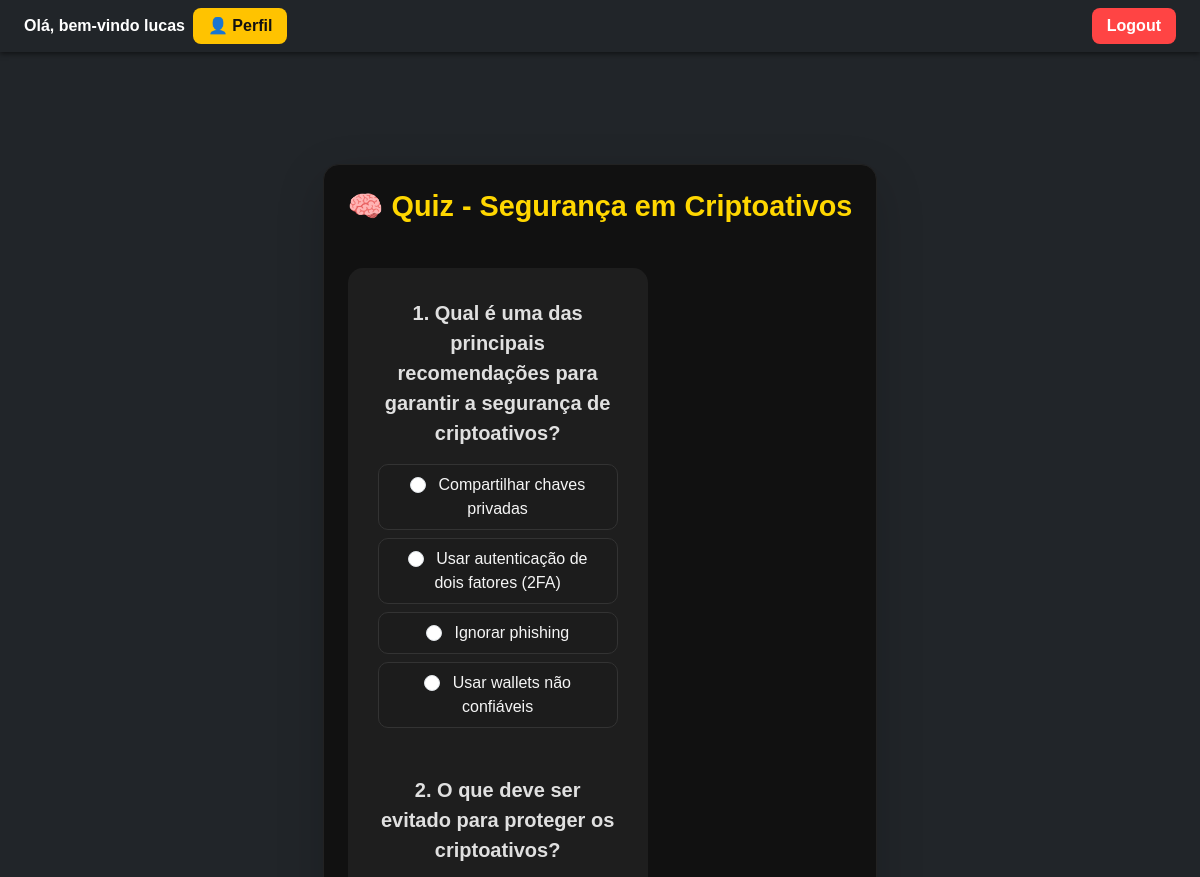
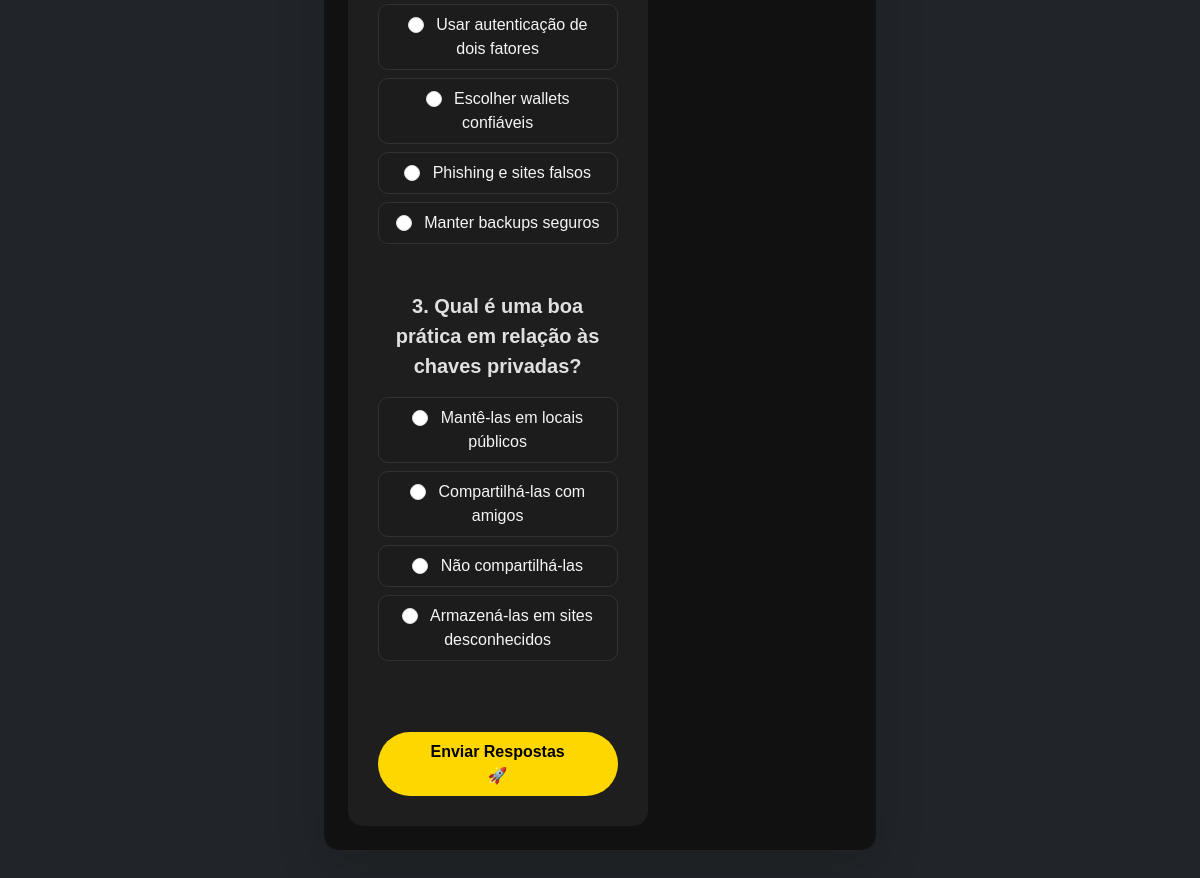
The page /quiz/39 (signed in) on the database its author committed (2 pictures, top to bottom).
### tables this page shows
CREATE TABLE usuarios (
    id INTEGER PRIMARY KEY AUTOINCREMENT,
        nome TEXT NOT NULL,
            email TEXT UNIQUE NOT NULL,
                senha TEXT NOT NULL
                , is_admin INTEGER DEFAULT 0);

CREATE TABLE trilhas (
    id INTEGER PRIMARY KEY AUTOINCREMENT,
        titulo TEXT NOT NULL,
            descricao TEXT NOT NULL
            , nivel TEXT DEFAULT 'Iniciante');

CREATE TABLE quizzes (    id INTEGER PRIMARY KEY AUTOINCREMENT,    conteudo_id INTEGER NOT NULL,    pergunta TEXT NOT NULL,    alternativas TEXT NOT NULL,    resposta_correta TEXT NOT NULL, gerado_por_ia INTEGER DEFAULT 0,    FOREIGN KEY (conteudo_id) REFERENCES conteudos(id));

### app.py (the view, shortened to what this page needs)
@app.route("/quiz/<int:conteudo_id>", methods=["GET","POST"])
def quiz(conteudo_id):
    if "usuario_id" not in session:
        return redirect(url_for("login"))
    conn = get_db_connection()
    quiz_rows = conn.execute(
        "SELECT * FROM quizzes WHERE conteudo_id=?",
        (conteudo_id,)
    ).fetchall()
    trilha = conn.execute(
        "SELECT t.* FROM trilhas t JOIN conteudos c ON c.trilha_id = t.id WHERE c.id = ?",
        (conteudo_id,)
    ).fetchone()
    conn.close()
    perguntas = []
    for r in quiz_rows:
        try:
            alts = json.loads(r["alternativas"])
        except:
            try:
                alts = ast.literal_eval(r["alternativas"])
            except:
                alts = []
        perguntas.append({
            "id": r["id"],
            "pergunta": r["pergunta"],
            "alternativas": alts,
            "resposta_correta": (r["resposta_correta"] or "").strip().lower()
        })
    if request.method == "GET":
        if not perguntas:
            return render_template("quiz.html",
                trilha=trilha,
                perguntas=perguntas,
                msg_no_questions=True
            )
        return render_template("quiz.html",
            trilha=trilha,
            perguntas=perguntas
        )

### app.py (called while the page is built)
def get_db_connection():
    conn = sqlite3.connect(DATABASE)
    conn.row_factory = sqlite3.Row
    return conn

@app.context_processor
def inject_user():
    usuario = None
    if "usuario_id" in session:
        conn = get_db_connection()  # sua função para conectar ao SQLite
        usuario = conn.execute("SELECT * FROM usuarios WHERE id = ?", (session["usuario_id"],)).fetchone()
        conn.close()
    return dict(usuario=usuario)

### templates/quiz.html (shortened to what this page needs)
{% extends "base.html" %}
{% block content %}
<div class="container mt-5">
    <div class="card p-4 rounded-4 shadow-lg"
         style="background-color: #111; color: #f5f5f5; border: 1px solid #222;">
        <h2 class="text-center fw-bold mb-4" style="color: #FFD700;">🧠 Quiz - {{ trilha.titulo }}</h2>
        {% if perguntas %}
            <form method="POST">
                {% for q in perguntas %}
                    <div class="mb-4">
                        <p class="fw-semibold fs-5">{{ loop.index }}. {{ q.pergunta }}</p>
                        <div class="list-group">
                            {% for alt in q.alternativas %}
                                {% set letter = ['a','b','c','d'][loop.index0] %}
                                <label class="list-group-item list-group-item-action"
                                    style="background-color: #1c1c1c; color: #f5f5f5; border: 1px solid #333; border-radius: 10px; margin-bottom: 8px; transition: all 0.2s ease;">
                                    <input class="form-check-input me-2" type="radio" name="{{ q.id }}" value="{{ letter }}" required>
                                    {{ alt }}
                                </label>
                            {% endfor %}
                        </div>
                    </div>
                {% endfor %}
                <div class="text-center mt-4">
                    <button type="submit"
                            class="btn px-5 py-2 fw-semibold rounded-pill"
                            style="background-color: #FFD700; color: #000; border: none; transition: 0.2s;">
                        Enviar Respostas 🚀
                    </button>
                </div>
            </form>
        {% endif %}
    </div>
</div>
{% endblock %}

### templates/base.html (shortened to what this page needs)
<!DOCTYPE html>
<html lang="pt-BR">
<head>
    <link href="https://cdn.jsdelivr.net/npm/bootstrap@5.3.0/dist/css/bootstrap.min.css" rel="stylesheet">
    <link rel="stylesheet" href="{{ url_for('static', filename='style.css') }}">
</head>
<body class="bg-dark text-light {% block body_class %}{% endblock %}">
    {% block top_bar %}
    <div class="top-bar bg-dark text-white d-flex justify-content-between align-items-center p-2">
        <div class="user-info ms-3 d-flex align-items-center gap-2">
            {% if session.usuario_id %}
                Olá, bem-vindo {{ usuario.nome if usuario else '' }}
                <a href="{{ url_for('perfil') }}" class="perfil-btn">👤 Perfil</a>
            {% else %}
                Olá, visitante!
            {% endif %}
        </div>
        <div class="top-bar-buttons me-3">
            {% if session.usuario_id %}
                <a href="{{ url_for('logout') }}" class="btn btn-danger btn-sm">Logout</a>
            {% else %}
                <a href="{{ url_for('login') }}" class="btn btn-outline-light btn-sm me-2">Entrar</a>
                <a href="{{ url_for('cadastro') }}" class="btn btn-warning btn-sm">Cadastrar</a>
            {% endif %}
        </div>
    </div>
    {% endblock %}
    <main class="container mt-4">
        {% block content %}{% endblock %}
    </main>
</body>
</html>

### static/style.css (style rules this page uses)
body { background-color: #121212; color: #e0e0e0; font-family: Arial, sans-serif; margin: 0; padding: 0; }
.container { display: flex; flex-direction: column; align-items: center; justify-content: flex-start; min-height: 100vh; text-align: center; padding: 20px; }
h2 { font-size: 1.8em; color: #FFD700; margin-bottom: 15px; }
p, li, span { font-size: 1em; color: #e0e0e0; }
.top-bar { display: flex; justify-content: space-between; align-items: center; background-color: #1e1e1e; padding: 10px 20px; color: #ffd700; font-weight: bold; box-shadow: 0 2px 5px rgba(0,0,0,0.5); position: sticky; top: 0; z-index: 1000; }
.user-info { display: flex; align-items: center; gap: 15px; }
.btn { text-decoration: none; background-color: #FFC300; color: #121212; padding: 6px 15px; border-radius: 8px; font-weight: bold; font-size: 1em; transition: background-color 0.3s, color 0.3s; display: inline-block; cursor: pointer; border: none; }
.btn.btn-danger { background-color: #FF4444; color: #fff; }
.perfil-btn { background-color: #ffc300; color: #121212; padding: 6px 15px; border-radius: 8px; text-decoration: none; font-weight: bold; transition: background-color 0.3s, color 0.3s; display: flex; align-items: center; gap: 5px; }
form { display: flex; flex-direction: column; gap: 15px; background-color: #1e1e1e; padding: 30px; border-radius: 15px; width: 300px; margin-top: 20px; }
input::placeholder { color: #888; }

### templates/quiz.html (style rules this page uses)
body { background-color: #000 !important; color: #f5f5f5; }

### rows shown on the page
usuarios: nome "lucas"
trilhas: titulo "Segurança em Criptoativos"
quizzes: pergunta "Qual é uma das principais recomendações para garantir a segurança de criptoativos?", alternativas "Compartilhar chaves privadas" "Usar autenticação de dois fatores (2FA)" "Ignorar phishing" "Usar wallets não confiáveis"
quizzes: pergunta "O que deve ser evitado para proteger os criptoativos?", alternativas "Usar autenticação de dois fatores" "Escolher wallets confiáveis" "Phishing e sites falsos" "Manter backups seguros"
quizzes: pergunta "Qual é uma boa prática em relação às chaves privadas?", alternativas "Mantê-las em locais públicos" "Compartilhá-las com amigos" "Não compartilhá-las" "Armazená-las em sites desconhecidos"
